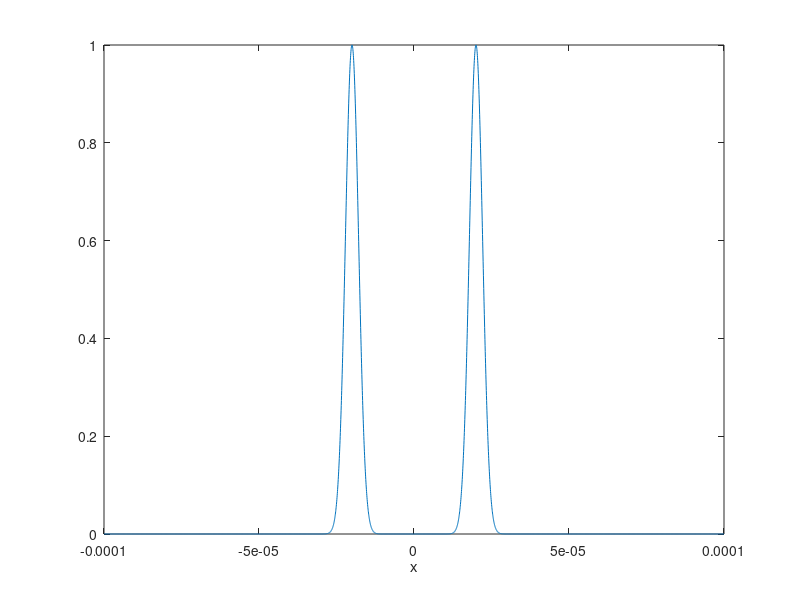

This chart was generated by the following MATLAB code: (Note: this script raises an error after producing the figure.)
%% Design and test an arbitrary beam generation
% This script allows to generate a multiple of super Gaussians focussed
% onto defined target location. Since the tilt angle need to be constant
% (limitation of fabrication) it finds the average phi from multiple spots.
% NB: Since the bandwidth for tilt angle is quite narrow, we may need to
% put the spots as close as possible or focus at a larger distance.
%
% After generating the required grating period and dng, it will put it into
% comsol to test.

% Indices [1]
n_air   = 1;
n_clad  = 1.4555;
n_core  = 1.4608;
n_eff   = 1.4635;

% Heights of the layers [m]
h_clad  = 15e-6;
h_core  = 5e-6;

% Parameters of the Gaussians
% Positions of the Gaussian addressing [m]
d       = 50e-6;
% r_xs    = 0e-6;
% r_xs    = [-5e-6, 5e-6] + 25e-6;
r_xs    = [-20e-6, 20e-6];
% r_xs    = [0, 30e-6];
% Common features of the Gaussians
w       = 3e-6;
n       = 1;
lambda  = 780e-9;
outP    = 0.2;

% wavenumbers
k0      = 2*pi*n_air/lambda;
k_clad  = 2*pi*n_clad/lambda;
k_core  = 2*pi*n_core/lambda;

%% Define beam in target plane
% tilt angle of Gaussians (0 rad = vertical)
phis    = atan(r_xs./d);
% Calculate mean phis for the grating design
phi     = mean(phis) + pi/2;
% NB: theta is caculated in the COMSOL file.


% defining the range for the grating where .mph file as grating length of
% 100 um, so  x_max - x_min need to be larger.
x_min   = -100e-6;
x_max   = 100e-6;
x       = linspace(x_min, x_max, 2^12)';
x_ori   = x;

%% Arbitrary field on target location
gaussian_air = @(x, phi, x_tar, w_0, n) ...
    exp(-1i * k0 * (  sin(phi)*x  )) .* exp(-( (x-x_tar)/w_0 ).^( 2*n ));

num_add     = length(r_xs);
Ez_ori  = 0;

for ii = 1:num_add
    Ez_ori = Ez_ori + gaussian_air(x, phis(ii), r_xs(ii), w, n);
end

Ek_tar  = fftshift( fft( fftshift(Ez_ori) ) );
%% Checking the multi-addressing Gaussians
figure(1); clf;
plot(x, abs(Ez_ori))
xlabel('x')
for ite = 1:length(r_xs)
    xline(r_xs(ite));
end
ylim([0 1.1])
ylabel('|E|')
title('Field on target')

%% Propagation onto the grating plane
k       = linspace(-pi, pi, length(x) )'./(x(1) - x(2));
ky_air  = real( sqrt(k0^2 - k.^2) );
ky_clad = real( sqrt(k_clad^2 - k.^2) );
ky_core = real( sqrt(k_core^2 - k.^2) );

phase_air   = asin(k/(n_air*k0));
phase_clad  = asin(k/(n_clad*k0));
phase_core  = asin(k/(n_core*k0));

Ek_grat = exp(-1i*ky_air*-d).*Ek_tar;
Ek_grat = apply_Fresnel(Ek_grat, phase_air, phase_clad, n_air, n_clad, 's');
Ek_grat = exp(-1i*ky_clad*-h_clad).*Ek_grat;
Ek_grat = apply_Fresnel(Ek_grat, phase_clad, phase_core, n_clad, n_core, 's');
Ek_grat = exp(-1i*ky_core*-h_core/2).*Ek_grat;

Ez_grat  = fftshift(  ifft( fftshift(Ek_grat) )  );

figure(2); clf;
plot(x, abs(Ez_grat))
xline(-50e-6)
xline(50e-6)
xlabel('x')
ylabel('|E|')
title('Field on grating')

%% Parameters for grating
% Remove phase from the tilt
% psi     = asin(n_clad*asin(phi/n_clad)/n_core);
Ez_grat = exp(1i*k_clad*sin(mean(phis))*x) .* Ez_grat;

Pz_amp  = abs(Ez_grat).^2;
phase   = unwrap(angle(Ez_grat)); %add 'unwrap' for smoother interpolation!

% computing dng_amp depends on pump depletion
F       = griddedInterpolant(x, Pz_amp, 'spline');
fun     = @(x) F(x);
C       = 1/integral(fun, x_min, x_max);

denu    = zeros(size(x));

for i = 1:length(x)
    denu(i) = 1 - outP * C * integral(fun, -100e-6, x(i));
end

dng_amp = sqrt(outP * C * fun(x) ./ denu);

%%
figure(3); clf;
plot(x, phase)
xlabel('x')
ylabel('phase')
title('desired phase on the grating')
xline(-50e-6)
xline(50e-6)

figure(4); clf;
plot(x, dng_amp)
xlabel('x')
ylabel('grating strength')
title('desired grating strength')
xline(-50e-6)
xline(50e-6)

save('phase.mat',       'x',  'phase');
save('dng_amp.mat',     'x',  'dng_amp');
dng_need = dng_amp/max(dng_amp);

%% Run Comsol
model = mphload('grating_design_arbitrary_v5.3.mph');
model.param('par2').set('phi', [num2str(phi*180/pi), ' [deg]']);
model.study('std1').run

% Dimensions
H       = mphglobal(model, 'H');
L       = mphglobal(model, 'L');
L_g     = mphglobal(model, 'L_g');

lam     = mphglobal(model, 'lambda0');
n_clad  = mphglobal(model, 'n_cl');
dn      = mphglobal(model, 'dn');

% Taking Ez from the measurement line.
x       = linspace(-.5*L, .5*L, 5000);
xx      = [x; (.5*H - 3)*ones(size(x))];
Ez      = mphinterp(model, 'ewfd.Ez',     'coord', xx);

% picture of waveguide
x0       = linspace(-.5*L, .5*L, 2000);
y0       = linspace(-.5*H, .5*H, 2000);
[x1, y1] = meshgrid(x0, y0);
xx       = [x1(:), y1(:)]';
Ez_wg    = mphinterp(model, 'ewfd.Ez',     'coord', xx);
Ez_wg    = reshape(Ez_wg, length(x0), length(y0));

% the efficiency parameters
xx      = [x; zeros(size(x))];
dng_amp = mphinterp(model, 'dng_amp',     'coord', xx);
max_dng = max(dng_amp);

y       = linspace(-.5*H, .5*H, 5000);
yy      = [-.5*L*ones(size(y)); y];
Px      = mphinterp(model, 'ewfd.Poavx',  'coord', yy);
p0      = trapz(y, Px);

yy      = [.5*L*ones(size(y)); y];
Px      = mphinterp(model, 'ewfd.Poavx',  'coord', yy);
p1      = trapz(y, Px);

pow_out     = p1/p0;
dng_need    = dng_need * max_dng;

%%
figure(5); clf;
plot(x, abs(Ez));
xline(-L_g/2)
xline(L_g/2)
xlabel('x')
ylabel('|E|')
title('Field on measurement line')

newStr = num2str(r_xs(1)*1e6);
for ite = 2:length(r_xs)
    newStr = [newStr 'x' num2str(r_xs(ite)*1e6)]; %#ok<AGROW>
end

save([  'data/grating_design',                              ...
        '_dim_',            num2str(H), 'x', num2str(L),    ...
        '_grat_len_',       num2str(L_g),                   ...
        '_lambda_',         num2str(lam),                   ...
        '_n_clad_',         num2str(n_clad),                ...
        '_dn_',             num2str(dn),                    ...
        '_tar_dist_',       num2str(d*1e6),                 ...
        '_tar_xs_',         newStr,                         ...
        '_tar_waist_',      num2str(w*1e6),                 ...
        '_gauss_order_',    num2str(n),                     ...
        '_eta_',            num2str(outP), '.mat'],         ...
        'x_ori', 'Ez_ori', 'phase', 'dng_need', ... % from analytic
        'x', 'Ez', 'dng_amp',      ...  % from comsol: measurement line
        'pow_out',  ...  % efficiency
        'x0', 'y0', 'Ez_wg'); % This is picture of grating profile.